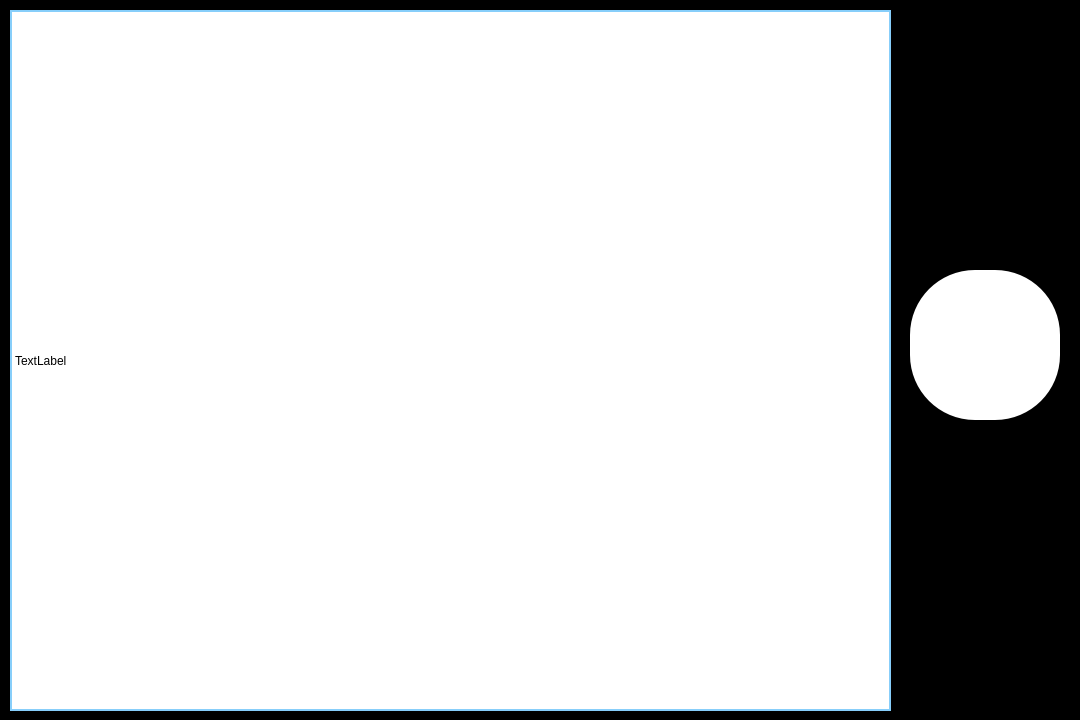
<?xml version="1.0" encoding="UTF-8"?>
<ui version="4.0">
 <class>MainWindow</class>
 <widget class="QMainWindow" name="MainWindow">
  <property name="geometry">
   <rect>
    <x>0</x>
    <y>0</y>
    <width>1080</width>
    <height>720</height>
   </rect>
  </property>
  <property name="windowTitle">
   <string>MainWindow</string>
  </property>
  <property name="styleSheet">
   <string notr="true">QMainWindow {
    background-color: #000000;
	border-radius: 30px;
    padding: 40px;
}

QMainWindow::title {
    background-color: #000000;
    color: #ffffff;
}</string>
  </property>
  <widget class="QWidget" name="centralwidget">
   <widget class="QPushButton" name="take">
    <property name="geometry">
     <rect>
      <x>910</x>
      <y>270</y>
      <width>150</width>
      <height>150</height>
     </rect>
    </property>
    <property name="styleSheet">
     <string notr="true">QPushButton {
	border-width:1px;
    border-radius:65px;
	background-color: #ffffff;
 }
</string>
    </property>
    <property name="text">
     <string/>
    </property>
    <property name="icon">
     <iconset>
      <normaloff>icon/camera.ico</normaloff>icon/camera.ico</iconset>
    </property>
    <property name="iconSize">
     <size>
      <width>140</width>
      <height>140</height>
     </size>
    </property>
   </widget>
   <widget class="QLabel" name="cam">
    <property name="geometry">
     <rect>
      <x>10</x>
      <y>10</y>
      <width>881</width>
      <height>701</height>
     </rect>
    </property>
    <property name="styleSheet">
     <string notr="true">QLabel {
    padding: 0px;
    background-color: #FFFFFF;
    border: 2px solid #87CEFA;
}</string>
    </property>
    <property name="text">
     <string>TextLabel</string>
    </property>
   </widget>
  </widget>
 </widget>
 <resources/>
 <connections/>
</ui>
